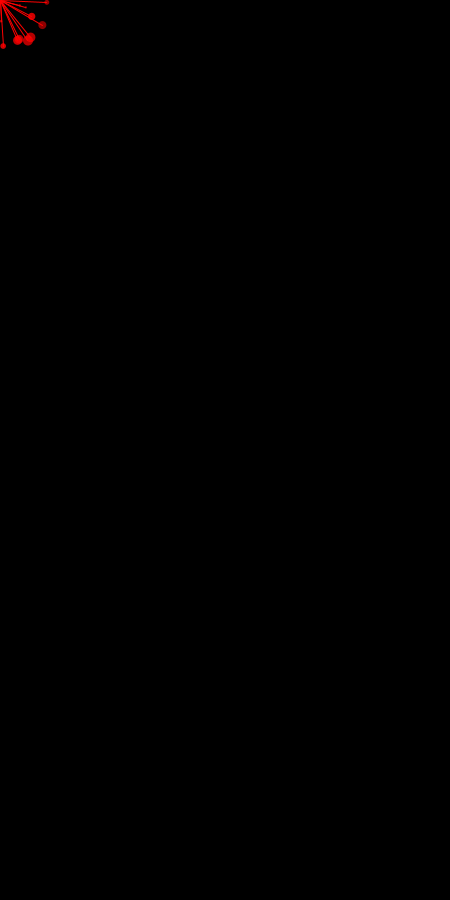
Frame 1 (no input)
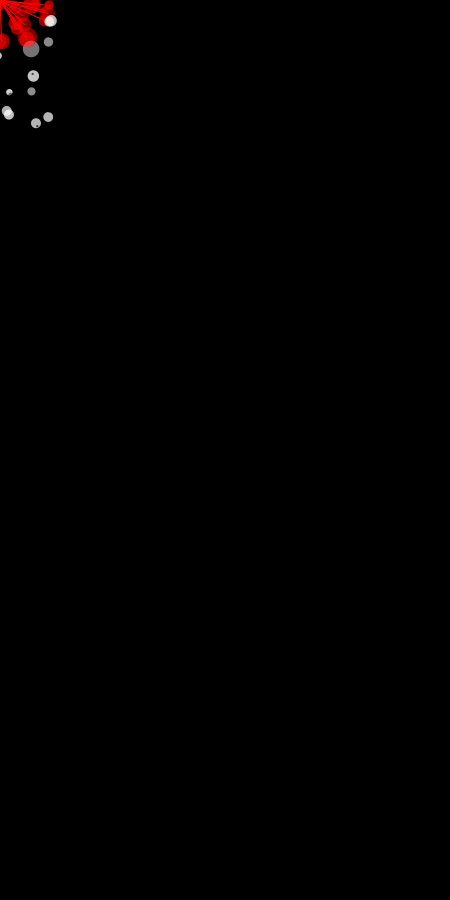
Frame 60 (the mouse pressed at the canvas centre just before this capture)
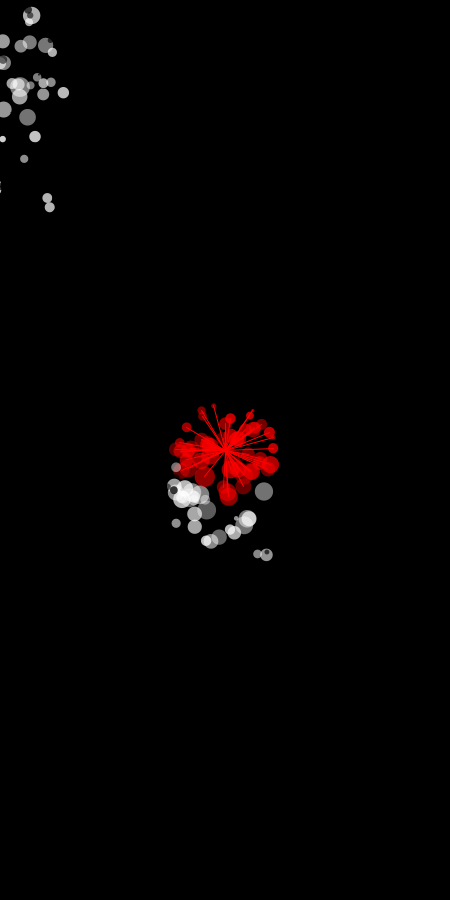
Frame 120 (the mouse held since frame 60 and released just before this capture)

The Processing sketch that drew these frames (run headless with seeded random() and noise(); from frame 60 on, the mouse is pressed at the canvas centre):

// Processing sketch: processing_51650
// ── processing_51650.pde

// By Andrew Viny & John Gruen

final int index = 2500;
float[] xPos = new float[index];
float[] yPos = new float[index];
float[] speed = new float[index];
float[] dia = new float[index];
float[] alfa = new float[index];
float[] cNoise = new float[index];
float[] dList = new float[index];
float x=0;
float nInc;
color[] col = new color[index];
//float[] andy = {30,70,130,25,56,37,88}

void setup() {
   size(450,900);
   smooth();
   noStroke();
   nInc = .01;
  for(int i = 0; i < index; i++) {
    xPos[i]  = random(width);
    yPos[i] = random(height);
    dia[i] = random(1,10);
    speed[i] = dia[i]/7;
    alfa[i] = random(120,210);
    cNoise[i] = random(10);
    col[i] = 0;
  }
  
  
}


void draw() {
  background(0);
    for(int i = 0; i < index; i++) {
    fill(col[i],alfa[i]);
    dList[i] = dist(xPos[i],yPos[i],mouseX,mouseY);
    
    if (dList[i] < 50) {
      col[i] = 255;
      stroke(255,0,0);
      fill(255,0,0,alfa[i]);
      dia[i] += .2;
      alfa[i] -= .6;
      line(xPos[i],yPos[i],mouseX,mouseY);
    }
    noStroke();
    ellipse(xPos[i],yPos[i],dia[i],dia[i]);
    xPos[i] += ((noise(cNoise[i]))-.4);
    if (yPos[i] > height + dia[i]/2) {
       dia[i] = random(5,10);
       yPos[i] = -dia[i]/2;
       alfa[i] = random(120,210);
       col[i] = 0;
    }
    if (xPos[i] > width + dia[i]/2) {
       xPos[i] = -dia[i]/2;
    }
    yPos[i]+=speed[i];
    cNoise[i]+=nInc;
    
  }
  
  
}               
